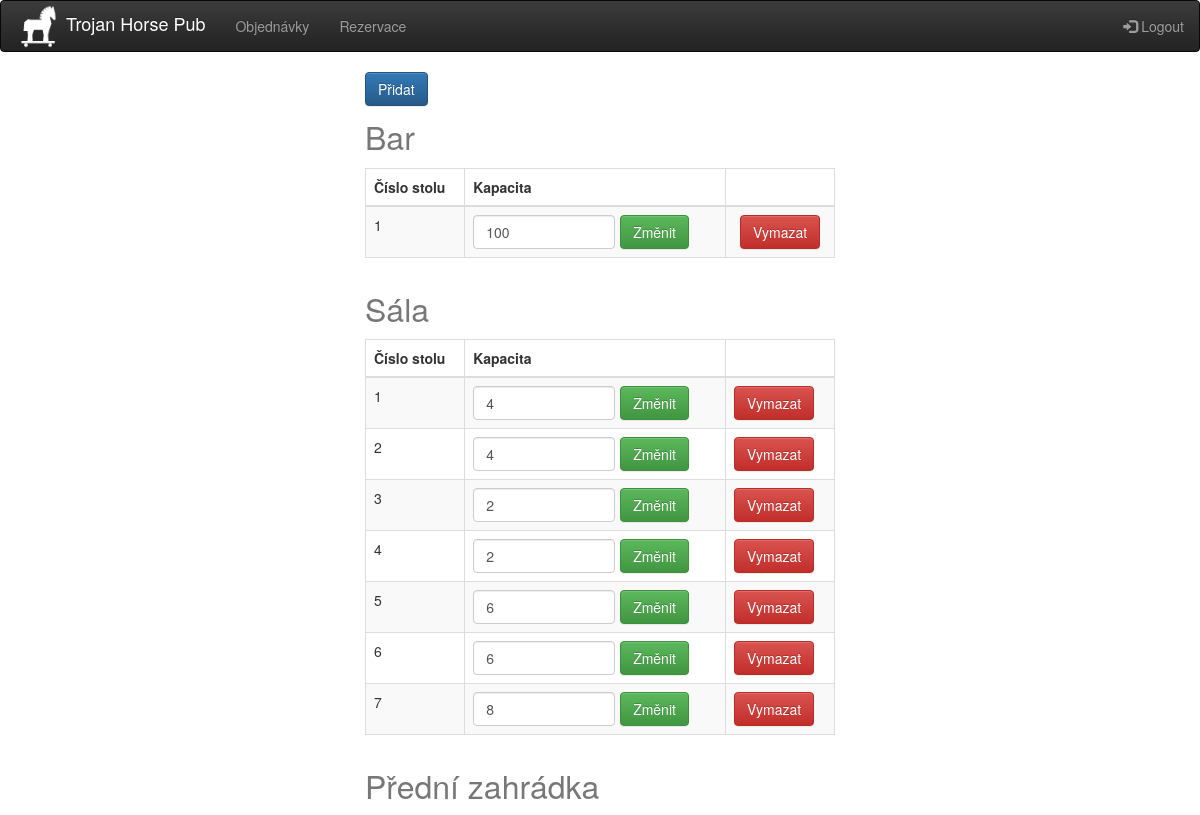
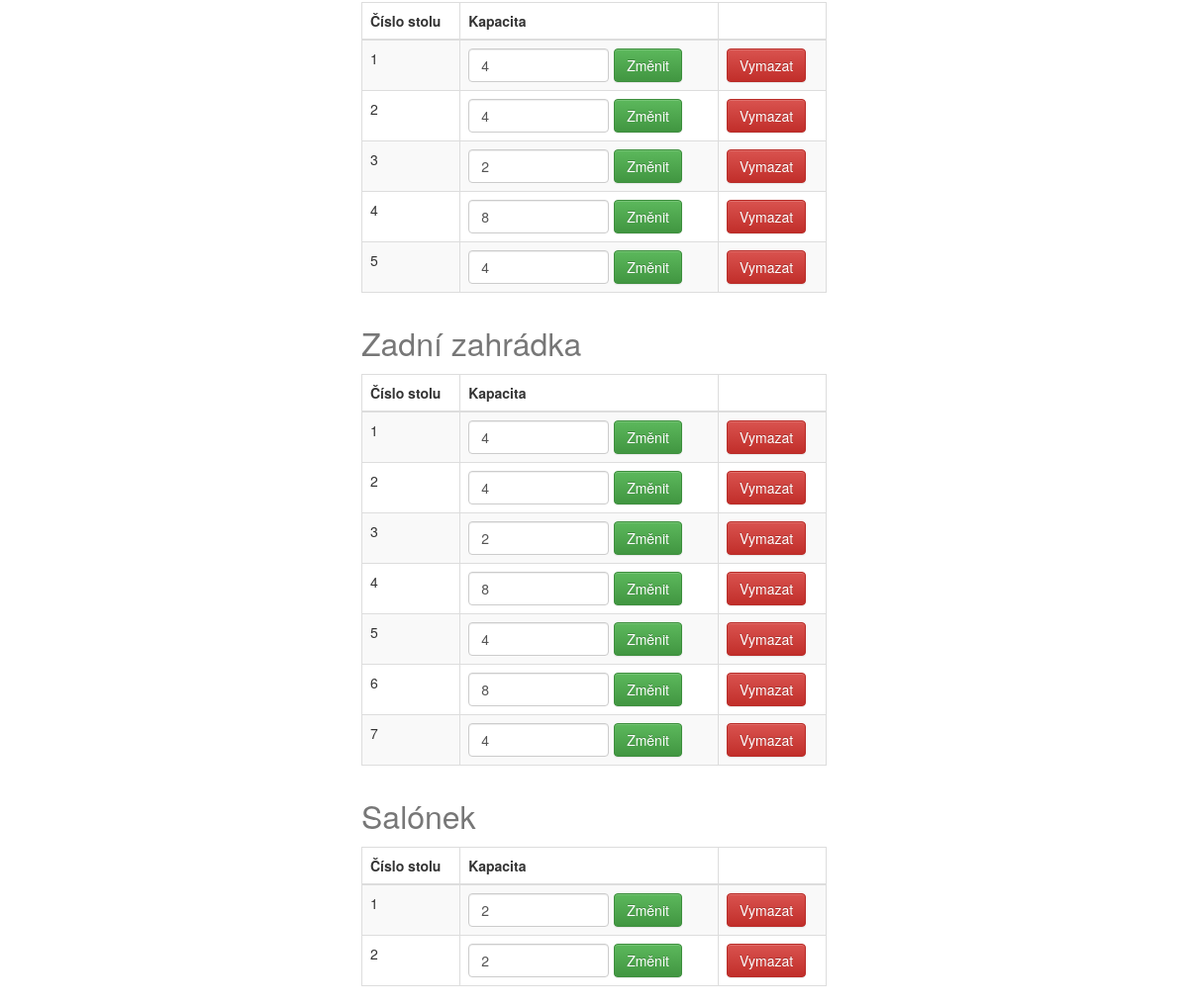
Screenshot of /table_list.php (signed in) with the database file from the repository (2 pictures, top to bottom).
### tables this page shows
CREATE TABLE `stul` (
  `id_stul` int(11) NOT NULL,
  `mistnost` varchar(20) NOT NULL,
  `kapacita` int(11) NOT NULL,
  `cislo` int(3) NOT NULL,
  `hide_stul` int(11) NOT NULL DEFAULT '0'
);

### table_list.php (the view, shortened to what this page needs)
<?php
include_once "header.php";
?>
<div class="col-md-5 center-block">
<button type="button" class="btn btn-primary" onclick="location.href = 'table_add.php'">Přidat</button>
<table class="table table-bordered table-striped table-hover">
	<caption><font size="6">Bar</font></caption>
	<thead>
		<tr>
			<th>Číslo stolu</th>
			<th>Kapacita</th>
			<th></th>
		</tr>
	</thead>
	<tbody>
		<?php
			$db = connect_to_serv();
			$query = "SELECT * FROM stul WHERE mistnost='bar' AND hide_stul = '0'";
			if ($result = mysqli_query($db, $query)) {
				while ($row = mysqli_fetch_assoc($result)){
					echo '<tr>';
					echo "<td>".$row['cislo']."</td>";
					$id = $row['id_stul'];
					echo '<td><form role="form" class="form-inline" method="post" action="table_mod_script.php?id=' . $id . '"'. '><input id="kapacita" name="kapacita" type="number" method="post" value="'. $row['kapacita']. '"' . ' class="form-control input-md" required="true"  min="1" max="99999999999" oninvalid="this.setCustomValidity("Vyplňte kapacitu s max. délkou 11 znaků")" oninput="setCustomValidity("")"><button style="margin: 0px 0px 0px 5px;" type="submit" class="btn btn-success">Změnit</button></form></td>';
					echo "<td> <button type='button' class='btn btn-danger center-block' onclick=\" if (confirm('Stlačením OK vymažete stůl!')) window.location.href ='table_delete.php?id=$id';\">Vymazat</button> </td>";
					echo '</tr>';
				}
			}
		?>
	</tbody>
</table>
<table class="table table-bordered table-striped table-hover">
	<caption><font size="6">Sála</font></caption>
	<thead>
		<tr>
			<th>Číslo stolu</th>
			<th>Kapacita</th>
			<th></th>
		</tr>
	</thead>
	<tbody>
		<?php
			$query = "SELECT * FROM stul WHERE mistnost='sala' AND hide_stul = '0'";
			if ($result = mysqli_query($db, $query)) {
				while ($row = mysqli_fetch_assoc($result)){
					echo '<tr>';
					echo "<td>".$row['cislo']."</td>";
					$id = $row['id_stul'];
					echo '<td><form role="form" class="form-inline" method="post" action="table_mod_script.php?id=' . $id . '"'. '><input id="kapacita" name="kapacita" type="number" method="post" value="'. $row['kapacita']. '"' . ' class="form-control input-md" required="true"  min="1" max="99999999999" oninvalid="this.setCustomValidity("Vyplňte kapacitu s max. délkou 11 znaků")" oninput="setCustomValidity("")"><button style="margin: 0px 0px 0px 5px;" type="submit" class="btn btn-success">Změnit</button></form></td>';
					echo "<td> <button type='button' class='btn btn-danger' onclick=\" if (confirm('Stlačením OK vymažete stůl!')) window.location.href ='table_delete.php?id=$id';\">Vymazat</button> </td>";
					echo '</tr>';
				}
			}
		?>
	</tbody>
</table>
<table class="table table-bordered table-striped table-hover">
	<caption><font size="6">Přední zahrádka</font></caption>
	<thead>
		<tr>
			<th>Číslo stolu</th>
			<th>Kapacita</th>
			<th></th>
		</tr>
	</thead>
	<tbody>
		<?php
			$query = "SELECT * FROM stul WHERE mistnost='predni zahradka' AND hide_stul = '0'";
			if ($result = mysqli_query($db, $query)) {
				while ($row = mysqli_fetch_assoc($result)){
					echo '<tr>';
					echo "<td>".$row['cislo']."</td>";
					$id = $row['id_stul'];
					echo '<td><form role="form" class="form-inline" method="post" action="table_mod_script.php?id=' . $id . '"'. '><input id="kapacita" name="kapacita" type="number" method="post" value="'. $row['kapacita']. '"' . ' class="form-control input-md" required="true"  min="1" max="99999999999" oninvalid="this.setCustomValidity("Vyplňte kapacitu s max. délkou 11 znaků")" oninput="setCustomValidity("")"><button style="margin: 0px 0px 0px 5px;" type="submit" class="btn btn-success">Změnit</button></form></td>';
					echo "<td> <button type='button' class='btn btn-danger' onclick=\" if (confirm('Stlačením OK vymažete stůl!')) window.location.href ='table_delete.php?id=$id';\">Vymazat</button> </td>";
					echo '</tr>';
				}
			}
		?>
	</tbody>
</table>
<table class="table table-bordered table-striped table-hover">
	<caption><font size="6">Zadní zahrádka</font></caption>
	<thead>
		<tr>
			<th>Číslo stolu</th>
			<th>Kapacita</th>
			<th></th>
		</tr>
	</thead>
	<tbody>
		<?php
			$query = "SELECT * FROM stul WHERE mistnost='zadni zahradka' AND hide_stul = '0'";
			if ($result = mysqli_query($db, $query)) {
				while ($row = mysqli_fetch_assoc($result)){
					echo '<tr>';
					echo "<td>".$row['cislo']."</td>";
					$id = $row['id_stul'];
					echo '<td><form role="form" class="form-inline" method="post" action="table_mod_script.php?id=' . $id . '"'. '><input id="kapacita" name="kapacita" type="number" method="post" value="'. $row['kapacita']. '"' . ' class="form-control input-md" required="true"  min="1" max="99999999999" oninvalid="this.setCustomValidity("Vyplňte kapacitu s max. délkou 11 znaků")" oninput="setCustomValidity("")"><button style="margin: 0px 0px 0px 5px;" type="submit" class="btn btn-success">Změnit</button></form></td>';
					echo "<td> <button type='button' class='btn btn-danger' onclick=\" if (confirm('Stlačením OK vymažete stůl!')) window.location.href ='table_delete.php?id=$id';\">Vymazat</button> </td>";
					echo '</tr>';
				}
			}
		?>
	</tbody>
</table>
<table class="table table-bordered table-striped table-hover">
	<caption><font size="6">Salónek</font></caption>
	<thead>
		<tr>
			<th>Číslo stolu</th>
			<th>Kapacita</th>
			<th></th>
		</tr>
	</thead>
	<tbody>
		<?php
			$query = "SELECT * FROM stul WHERE mistnost='salonek' AND hide_stul = '0'";
			if ($result = mysqli_query($db, $query)) {
				while ($row = mysqli_fetch_assoc($result)){
					echo '<tr>';
					echo "<td>".$row['cislo']."</td>";
					$id = $row['id_stul'];
					echo '<td><form role="form" class="form-inline" method="post" action="table_mod_script.php?id=' . $id . '"'. '><input id="kapacita" name="kapacita" type="number" method="post" value="'. $row['kapacita']. '"' . ' class="form-control input-md" required="true"  min="1" max="99999999999" oninvalid="this.setCustomValidity("Vyplňte kapacitu s max. délkou 11 znaků")" oninput="setCustomValidity("")"><button style="margin: 0px 0px 0px 5px;" type="submit" class="btn btn-success">Změnit</button></form></td>';
					echo "<td> <button type='button' class='btn btn-danger' onclick=\" if (confirm('Stlačením OK vymažete stůl!')) window.location.href ='table_delete.php?id=$id';\">Vymazat</button> </td>";
					echo '</tr>';
				}
			}
		?>
	</tbody>
</table>
</div>
<?php include_once "footer.php";?>

### header.php (style rules this page uses)
.center-block { float:none }

### rows the page displays
stul: cislo "1", kapacita "100"
stul: cislo "1", kapacita "4"
stul: cislo "2", kapacita "4"
stul: cislo "3", kapacita "2"
stul: cislo "4", kapacita "2"
stul: cislo "5", kapacita "6"
stul: cislo "6", kapacita "6"
stul: cislo "7", kapacita "8"
stul: cislo "1", kapacita "4"
stul: cislo "2", kapacita "4"
stul: cislo "3", kapacita "2"
stul: cislo "4", kapacita "8"
stul: cislo "5", kapacita "4"
stul: cislo "1", kapacita "4"
stul: cislo "2", kapacita "4"
stul: cislo "3", kapacita "2"
stul: cislo "4", kapacita "8"
stul: cislo "5", kapacita "4"
stul: cislo "6", kapacita "8"
stul: cislo "7", kapacita "4"
stul: cislo "1", kapacita "2"
stul: cislo "2", kapacita "2"
